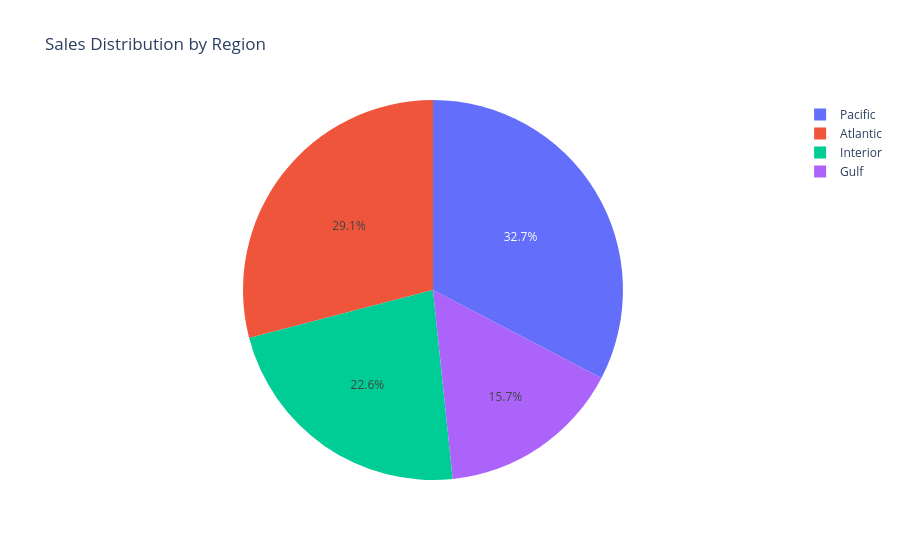

Notebook code for this chart:
### Markdown cell above
Sales by Region

### Code cell
region_sales = (
    df.groupby("Region")["Sales"]
      .sum()
      .sort_values(ascending=False)
)

fig = px.pie(
    values=region_sales.values,
    names=region_sales.index,
    title="Sales Distribution by Region"
)

fig.show()

### Figure 1 — Plotly figure (JSON) as saved in the notebook; plotly's stock layout.template omitted (floating-point values rounded to 4 significant figures)
{"data": [{"domain": {"x": [0, 1], "y": [0, 1]}, "hovertemplate": "label=%{label}<br>value=%{value}<extra></extra>", "labels": ["Pacific", "Atlantic", "Interior", "Gulf"], "legendgroup": "", "name": "", "showlegend": true, "type": "pie", "values": [46300.0, 41200.0, 32040.0, 22250.0]}], "layout": {"legend": {"tracegroupgap": 0}, "title": {"text": "Sales Distribution by Region"}}}
